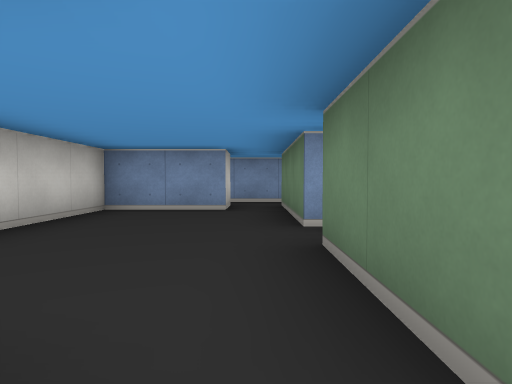
View 1 (above)

16 first-person views from a walk through a cub3D level. The camera is about half as high as the walls, tilts 2° down and sees 75° across. The floor is counted in squares. Each view is taken from the middle of a square. On the plan, view 1 faces up. The plan holds only what a view shows up to about 9 squares ahead; the rest is blank.

View 2
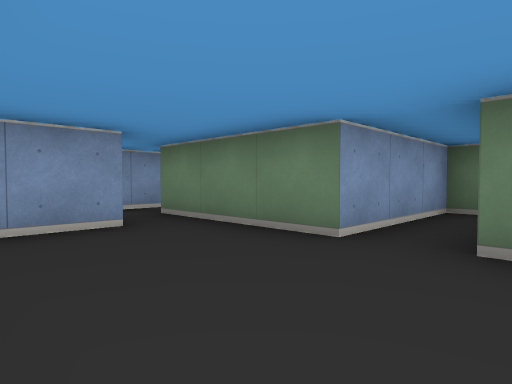

View 3
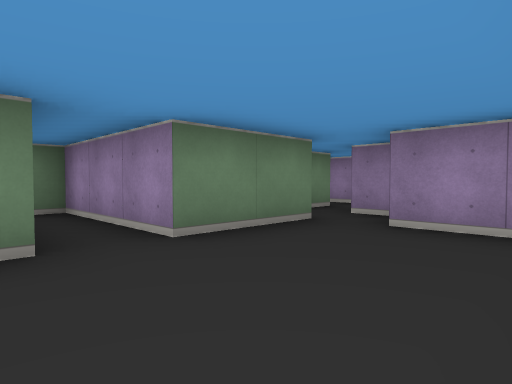

View 4
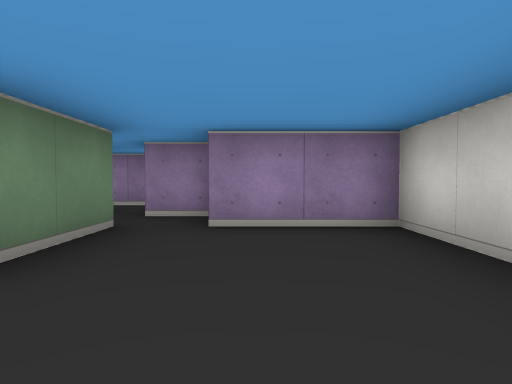

View 5
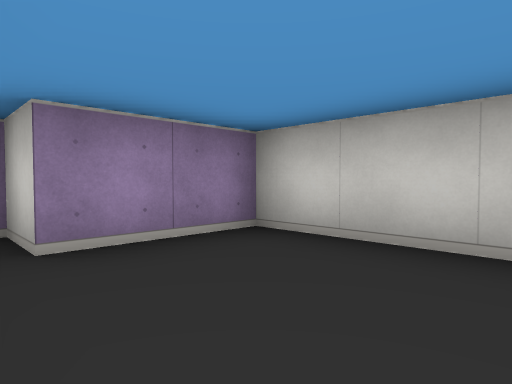

View 6
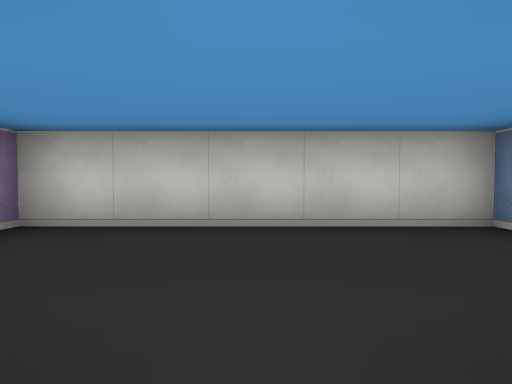

View 7
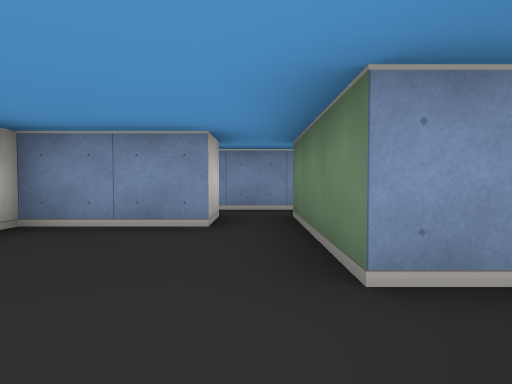

View 8
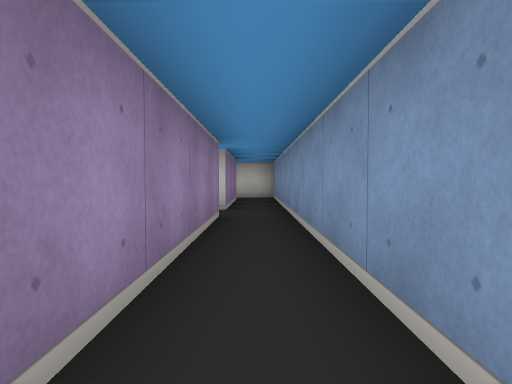

View 9
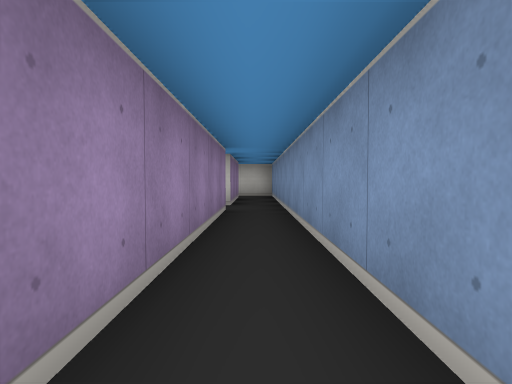

View 10
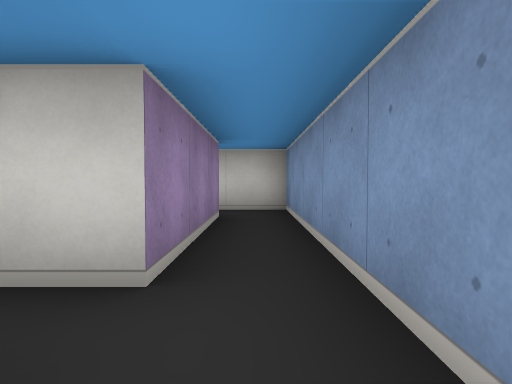

View 11
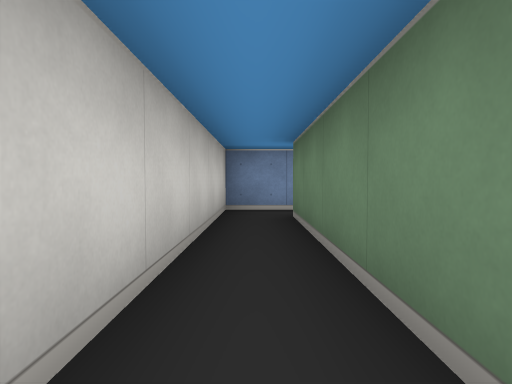

View 12
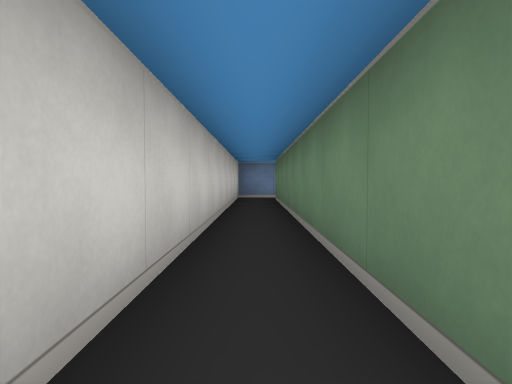

View 13
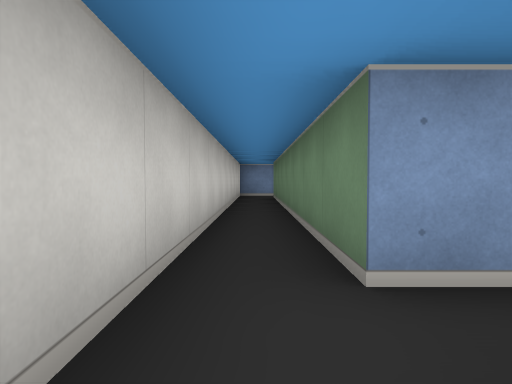

View 14
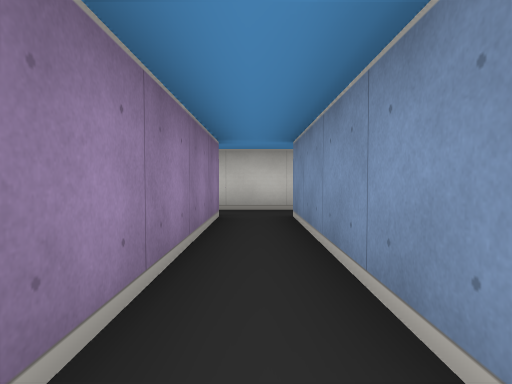

View 15
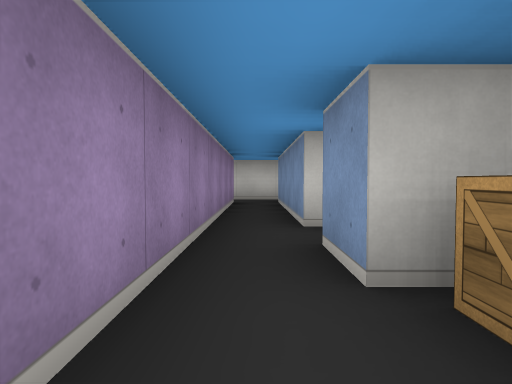

View 16
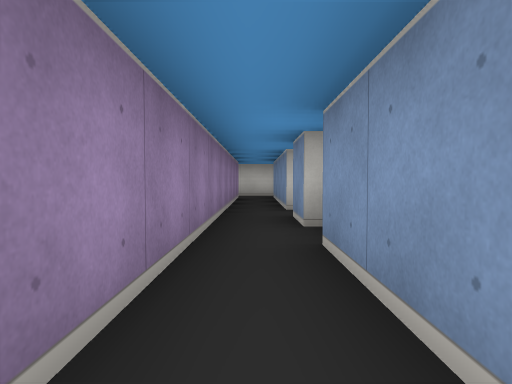

### Floor plan
Points are (right, up) in squares from view 1. A wall is a line through its corners. A room is listed if a view was taken in it or the views show most of it. See-through windows are left out.
Room 1 (views 1, 2, 3, 4, 5, 6, 7)
walls: (-0.5, 5.5) (-2.5, 5.5) (-2.5, 0.5) (-0.5, 0.5) (-0.5, -0.5) (0.5, -0.5); (0.5, 0.5) (0.5, 2.5) (3.5, 2.5) (3.5, 3.5) (0.5, 3.5) (0.5, 5.5)
ways out: opening at (0, 6) to room 2
Room 2 (views 8, 9, 10, 11)
walls: (5.4, 7.5) (-4.5, 7.5) (-4.5, -1.6); (0.5, 5.5) (0.5, 6.5) (5.4, 6.5); (-3.5, -1.5) (-3.5, 6.5) (-0.5, 6.5) (-0.5, 5.5)
ways out: opening at (0, 6) to room 1; opening at (-4, -1) to room 3
Room 3 (views 12, 13)
walls: (-3.5, -2.5) (0.5, -2.5); (-4.5, -1.6) (-4.5, -2.6); (0.5, -1.5) (-3.5, -1.5)
ways out: opening at (-4, -1) to room 2; opening at (0, -2) to room 4; opening at (-4, -3)
Room 4 (views 14, 15, 16)
walls: (5.4, -1.5) (3.5, -1.5); (2.5, -0.8) (2.5, -1.5) (1.5, -1.5) (1.5, -0.9); (0.5, -2.5) (5.4, -2.5)
ways out: opening at (0, -2) to room 3
objects: crate (3, -1)

Where each view was taken, in squares from view 1:
view 1: 0 up, 0 right, facing up
view 2: 2 up, 2 left, facing up-right
view 3: 4 up, 2 left, facing down-right
view 4: 4 up, 1 left, facing down
view 5: 3 up, 0 right, facing down-left
view 6: 3 up, 1 right, facing left
view 7: 2 up, 0 right, facing up
view 8: 7 up, 5 right, facing left
view 9: 7 up, 6 right, facing left
view 10: 7 up, 1 right, facing left
view 11: 2 up, 4 left, facing up
view 12: 2 down, 4 left, facing up
view 13: 3 down, 4 left, facing up
view 14: 2 down, 1 right, facing left
view 15: 2 down, 4 right, facing left
view 16: 2 down, 6 right, facing left
